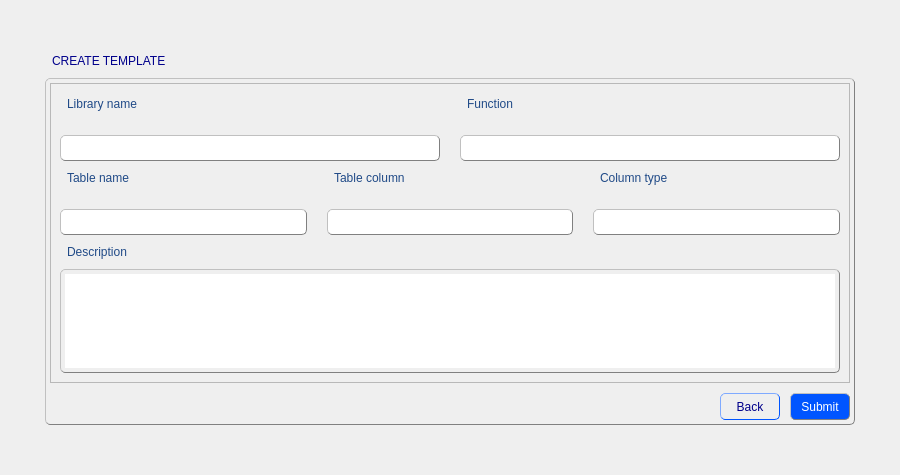
<?xml version="1.0" encoding="UTF-8"?>
<ui version="4.0">
 <class>CreateTemplatesForm</class>
 <widget class="QWidget" name="CreateTemplatesForm">
  <property name="geometry">
   <rect>
    <x>0</x>
    <y>0</y>
    <width>900</width>
    <height>475</height>
   </rect>
  </property>
  <property name="windowTitle">
   <string>Form</string>
  </property>
  <property name="styleSheet">
   <string notr="true">QGroupBox {
               color: black;
               padding: 4px;
               border: 1px solid grey; 
               border-radius: 5px;
               border-style: outset;
              }
QTabWidget {
               color: blue;
               padding: 4px;
               border-radius: 5px;
               border: 1px solid grey; 
               border-style: outset;
	           font: 11pt &quot;MS Shell Dlg 2&quot;;
              }
QWidget {
               color: rgb(32, 74, 135);
	           font: 11pt &quot;MS Shell Dlg 2&quot;;
              }
QScrollBar {
			   background-color: rgb(240, 240, 240);
              }
QLabel {
               color: rgb(32, 74, 135);
               padding: 4px;
               border-radius: 5px;
               border-style: outset;
	           font: 11pt &quot;MS Shell Dlg 2&quot;;
              }
QLineEdit {
               color: black;
               padding: 4px;
               border: 1px solid grey; 
               border-radius: 5px;
               border-style: outset;
	           font: 10pt &quot;MS Shell Dlg 2&quot;;
              }
QComboBox {
			   color: black;
               padding: 4px;
               border: 1px solid grey; 
               border-radius: 5px;
               border-style: outset;
               font: 9pt &quot;MS Shell Dlg 2&quot;;
			   background-color: rgb(255, 255, 255);
              }
QTextEdit {
               color: black;
               padding: 4px;
               border: 1px solid grey; 
               border-radius: 5px;
               border-style: outset;
	           font: 10pt &quot;MS Shell Dlg 2&quot;;
              }
QSpinBox {
               color: black;
               padding: 4px;
               border: 1px solid grey; 
               border-radius: 5px;
               border-style: outset;
	           font: 10pt &quot;MS Shell Dlg 2&quot;;
              }
QListView {
               color: black;
               padding: 4px;
               border: 1px solid grey; 
               border-radius: 5px;
               border-style: outset;
	           font: 10pt &quot;MS Shell Dlg 2&quot;;
              }</string>
  </property>
  <layout class="QGridLayout" name="gridLayout_3">
   <item row="1" column="1">
    <widget class="QLabel" name="label">
     <property name="styleSheet">
      <string notr="true">QLabel {
               color: darkblue;
               padding: 4px;
               border-radius: 5px;
               border-style: outset;
	           font: 12pt &quot;MS Shell Dlg 2&quot;;
              }</string>
     </property>
     <property name="text">
      <string>CREATE TEMPLATE</string>
     </property>
    </widget>
   </item>
   <item row="2" column="2">
    <spacer name="horizontalSpacer_4">
     <property name="orientation">
      <enum>Qt::Horizontal</enum>
     </property>
     <property name="sizeHint" stdset="0">
      <size>
       <width>40</width>
       <height>20</height>
      </size>
     </property>
    </spacer>
   </item>
   <item row="2" column="1">
    <widget class="QGroupBox" name="groupBox">
     <property name="title">
      <string/>
     </property>
     <layout class="QGridLayout" name="gridLayout">
      <property name="leftMargin">
       <number>0</number>
      </property>
      <property name="topMargin">
       <number>0</number>
      </property>
      <property name="rightMargin">
       <number>0</number>
      </property>
      <property name="bottomMargin">
       <number>0</number>
      </property>
      <property name="spacing">
       <number>0</number>
      </property>
      <item row="0" column="0">
       <widget class="QScrollArea" name="scrollArea">
        <property name="minimumSize">
         <size>
          <width>800</width>
          <height>300</height>
         </size>
        </property>
        <property name="maximumSize">
         <size>
          <width>800</width>
          <height>300</height>
         </size>
        </property>
        <property name="widgetResizable">
         <bool>true</bool>
        </property>
        <widget class="QWidget" name="scrollAreaWidgetContents">
         <property name="geometry">
          <rect>
           <x>0</x>
           <y>0</y>
           <width>798</width>
           <height>298</height>
          </rect>
         </property>
         <layout class="QGridLayout" name="gridLayout_2">
          <item row="0" column="0">
           <layout class="QHBoxLayout" name="horizontalLayout_3">
            <property name="spacing">
             <number>20</number>
            </property>
            <item>
             <layout class="QVBoxLayout" name="verticalLayout_3">
              <item>
               <widget class="QLabel" name="label_2">
                <property name="text">
                 <string>Library name</string>
                </property>
               </widget>
              </item>
              <item>
               <widget class="QLineEdit" name="libraryNameline"/>
              </item>
             </layout>
            </item>
            <item>
             <layout class="QVBoxLayout" name="verticalLayout_4">
              <item>
               <widget class="QLabel" name="label_7">
                <property name="text">
                 <string>Function</string>
                </property>
               </widget>
              </item>
              <item>
               <widget class="QLineEdit" name="functionLine"/>
              </item>
             </layout>
            </item>
           </layout>
          </item>
          <item row="1" column="0">
           <layout class="QHBoxLayout" name="horizontalLayout_2">
            <property name="spacing">
             <number>20</number>
            </property>
            <item>
             <layout class="QVBoxLayout" name="verticalLayout">
              <item>
               <widget class="QLabel" name="label_3">
                <property name="text">
                 <string>Table name</string>
                </property>
               </widget>
              </item>
              <item>
               <widget class="QLineEdit" name="tableNameLine"/>
              </item>
             </layout>
            </item>
            <item>
             <layout class="QVBoxLayout" name="verticalLayout_2">
              <item>
               <widget class="QLabel" name="label_4">
                <property name="text">
                 <string>Table column</string>
                </property>
               </widget>
              </item>
              <item>
               <widget class="QLineEdit" name="tableColumnLine"/>
              </item>
             </layout>
            </item>
            <item>
             <layout class="QVBoxLayout" name="verticalLayout_5">
              <item>
               <widget class="QLabel" name="label_6">
                <property name="text">
                 <string>Column type</string>
                </property>
               </widget>
              </item>
              <item>
               <widget class="QLineEdit" name="columnTypeLine"/>
              </item>
             </layout>
            </item>
           </layout>
          </item>
          <item row="2" column="0">
           <widget class="QLabel" name="label_5">
            <property name="text">
             <string>Description</string>
            </property>
           </widget>
          </item>
          <item row="3" column="0">
           <widget class="QTextEdit" name="descriptionEdit"/>
          </item>
         </layout>
        </widget>
       </widget>
      </item>
      <item row="1" column="0">
       <spacer name="verticalSpacer">
        <property name="orientation">
         <enum>Qt::Vertical</enum>
        </property>
        <property name="sizeType">
         <enum>QSizePolicy::Minimum</enum>
        </property>
        <property name="sizeHint" stdset="0">
         <size>
          <width>20</width>
          <height>10</height>
         </size>
        </property>
       </spacer>
      </item>
      <item row="2" column="0">
       <layout class="QHBoxLayout" name="horizontalLayout">
        <property name="spacing">
         <number>0</number>
        </property>
        <item>
         <spacer name="horizontalSpacer">
          <property name="orientation">
           <enum>Qt::Horizontal</enum>
          </property>
          <property name="sizeHint" stdset="0">
           <size>
            <width>40</width>
            <height>20</height>
           </size>
          </property>
         </spacer>
        </item>
        <item>
         <widget class="QToolButton" name="backButton">
          <property name="minimumSize">
           <size>
            <width>60</width>
            <height>0</height>
           </size>
          </property>
          <property name="styleSheet">
           <string notr="true">QToolButton {
                color: darkblue;
               padding: 4px;
               border: 1px solid rgb(0, 85, 255); 
               border-radius: 5px;
               border-style: outset;
               font: 10pt &quot;MS Shell Dlg 2&quot;;
              }

QToolButton:hover {
               color: white;
               border: 1px solid grey;
               background-color: rgb(0, 78, 235);
               }

QToolButton:pressed {
               color: rgb(0, 0, 197)
               background: shadow;
               border-style: inset;
               }</string>
          </property>
          <property name="text">
           <string>Back</string>
          </property>
         </widget>
        </item>
        <item>
         <spacer name="horizontalSpacer_2">
          <property name="orientation">
           <enum>Qt::Horizontal</enum>
          </property>
          <property name="sizeType">
           <enum>QSizePolicy::Minimum</enum>
          </property>
          <property name="sizeHint" stdset="0">
           <size>
            <width>10</width>
            <height>20</height>
           </size>
          </property>
         </spacer>
        </item>
        <item>
         <widget class="QToolButton" name="submitButton">
          <property name="minimumSize">
           <size>
            <width>60</width>
            <height>0</height>
           </size>
          </property>
          <property name="styleSheet">
           <string notr="true">QToolButton {
               color: white;
               padding: 4px;
               border: 1px solid grey; 
               border-radius: 5px;
               border-style: outset;
               max-width: 120px;
               background-color: rgb(0, 85, 255);
               font: 10pt &quot;MS Shell Dlg 2&quot;;
              }

QToolButton:hover {
               color: darkblue;
               border: 1px solid grey;
               background-color: rgb(255, 255, 255);
               }

QToolButton:pressed {
               color: rgb(0, 0, 197)
               background: shadow;
               border-style: inset;
			    background-color: rgb(0, 78, 235);
               }</string>
          </property>
          <property name="text">
           <string>Submit</string>
          </property>
         </widget>
        </item>
       </layout>
      </item>
     </layout>
    </widget>
   </item>
   <item row="2" column="0">
    <spacer name="horizontalSpacer_3">
     <property name="orientation">
      <enum>Qt::Horizontal</enum>
     </property>
     <property name="sizeHint" stdset="0">
      <size>
       <width>40</width>
       <height>20</height>
      </size>
     </property>
    </spacer>
   </item>
   <item row="0" column="1">
    <spacer name="verticalSpacer_2">
     <property name="orientation">
      <enum>Qt::Vertical</enum>
     </property>
     <property name="sizeHint" stdset="0">
      <size>
       <width>20</width>
       <height>40</height>
      </size>
     </property>
    </spacer>
   </item>
   <item row="3" column="1">
    <spacer name="verticalSpacer_3">
     <property name="orientation">
      <enum>Qt::Vertical</enum>
     </property>
     <property name="sizeHint" stdset="0">
      <size>
       <width>20</width>
       <height>40</height>
      </size>
     </property>
    </spacer>
   </item>
  </layout>
 </widget>
 <resources/>
 <connections/>
</ui>
